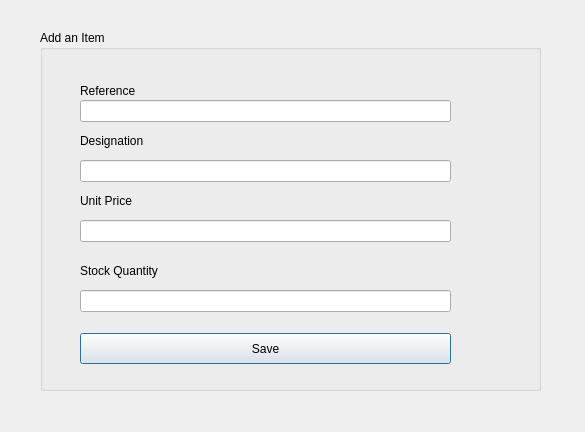
<?xml version="1.0" encoding="UTF-8"?>
<ui version="4.0">
 <class>Additem</class>
 <widget class="QDialog" name="Additem">
  <property name="geometry">
   <rect>
    <x>0</x>
    <y>0</y>
    <width>585</width>
    <height>432</height>
   </rect>
  </property>
  <property name="windowTitle">
   <string>Dialog</string>
  </property>
  <widget class="QGroupBox" name="groupBox">
   <property name="geometry">
    <rect>
     <x>40</x>
     <y>30</y>
     <width>501</width>
     <height>361</height>
    </rect>
   </property>
   <property name="title">
    <string>Add an Item</string>
   </property>
   <widget class="QLabel" name="label_5">
    <property name="geometry">
     <rect>
      <x>40</x>
      <y>50</y>
      <width>61</width>
      <height>21</height>
     </rect>
    </property>
    <property name="text">
     <string>Reference</string>
    </property>
   </widget>
   <widget class="QLabel" name="label_6">
    <property name="geometry">
     <rect>
      <x>40</x>
      <y>100</y>
      <width>71</width>
      <height>21</height>
     </rect>
    </property>
    <property name="text">
     <string>Designation</string>
    </property>
   </widget>
   <widget class="QLabel" name="label_7">
    <property name="geometry">
     <rect>
      <x>40</x>
      <y>160</y>
      <width>61</width>
      <height>21</height>
     </rect>
    </property>
    <property name="text">
     <string>Unit Price</string>
    </property>
   </widget>
   <widget class="QLabel" name="label_8">
    <property name="geometry">
     <rect>
      <x>40</x>
      <y>230</y>
      <width>81</width>
      <height>21</height>
     </rect>
    </property>
    <property name="text">
     <string>Stock Quantity</string>
    </property>
   </widget>
   <widget class="QLineEdit" name="lineEdit_2">
    <property name="geometry">
     <rect>
      <x>40</x>
      <y>70</y>
      <width>371</width>
      <height>22</height>
     </rect>
    </property>
   </widget>
   <widget class="QLineEdit" name="lineEdit_3">
    <property name="geometry">
     <rect>
      <x>40</x>
      <y>130</y>
      <width>371</width>
      <height>22</height>
     </rect>
    </property>
   </widget>
   <widget class="QLineEdit" name="lineEdit_4">
    <property name="geometry">
     <rect>
      <x>40</x>
      <y>190</y>
      <width>371</width>
      <height>22</height>
     </rect>
    </property>
   </widget>
   <widget class="QLineEdit" name="lineEdit_5">
    <property name="geometry">
     <rect>
      <x>40</x>
      <y>260</y>
      <width>371</width>
      <height>22</height>
     </rect>
    </property>
   </widget>
   <widget class="QPushButton" name="pushButton">
    <property name="geometry">
     <rect>
      <x>40</x>
      <y>303</y>
      <width>371</width>
      <height>31</height>
     </rect>
    </property>
    <property name="text">
     <string>Save</string>
    </property>
   </widget>
  </widget>
 </widget>
 <resources/>
 <connections/>
</ui>
